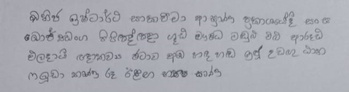
#> input picture images/0-0.jpg, 349 x 92 px, shrunk from 652 x 172 before the run, found by its file name; its folder holds 4 pictures in this run
$ python generate_mask_data.py
#> lines starting #> are read from the running program, lines starting #| are printed output that depends on the picture
import os
import numpy as np
import cv2
from tqdm import tqdm
import json


def create_dir(path):
    if not os.path.exists(path):
        os.makedirs(path)


def generate_masks(image_path, json_path, save_dir):
#> called with save_dir = 'data/'
    f = open(json_path, "r")
#> (reads char_seg_ann.json from the repository)
    data = json.load(f)

    for _, value in tqdm(data.items()):
        filename = value["filename"]
        name = filename.split(".")[0]

        image = cv2.imread(f"{image_path}/{filename}", cv2.IMREAD_GRAYSCALE)
#> image: shape (92, 349); min 68, max 192, mean 170
        H, W = image.shape
#> H = 92; W = 349

        regions = value["regions"]
        if not regions:
            continue

        mask = np.zeros((H, W))

        # Draw the mask for each character on a single image.
        for i, region in enumerate(regions):
            x = region["shape_attributes"]["all_points_x"]
            y = region["shape_attributes"]["all_points_y"]

            # Each layer of the mask is filled with values equal to its index.
            points = np.array(list(zip(x, y)))
            cv2.fillPoly(mask, [points], color=(i + 1))
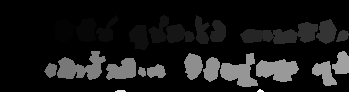
#> mask: shape (92, 349) float64; min 0, max 68, mean 6.2; drawn with min black and max white

        np.save(f"{save_dir}/masks/{name}.npy", mask)
        cv2.imwrite(f"{save_dir}/images/{name}.png", image)
#> pass 2 of the loop in generate_masks, `for _, value in tqdm(data.items()):`:
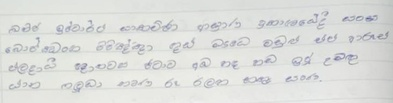
#> input picture images/0-1.jpg, 393 x 103 px, shrunk from 734 x 192 before the run, found by its file name
#> image: shape (103, 393)
#> after the loop in generate_masks, `for i, region in enumerate(regions):`:
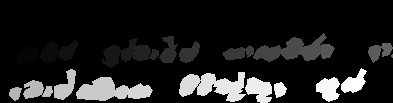
#> mask: shape (103, 393) float64; min 0, max 44, mean 5.1; drawn with min black and max white
#> pass 3 of the loop in generate_masks, `for _, value in tqdm(data.items()):`:
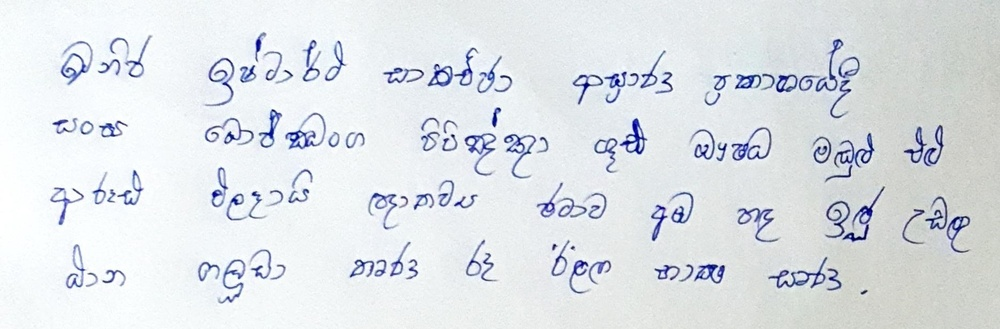
#> input picture images/0-2.jpg, 1000 x 329 px, shrunk from 1869 x 615 before the run, found by its file name
#> in generate_masks, `image = cv2.imread(f"{image_path}/{filename}", cv2.IMREAD_GRAYSCALE)`:
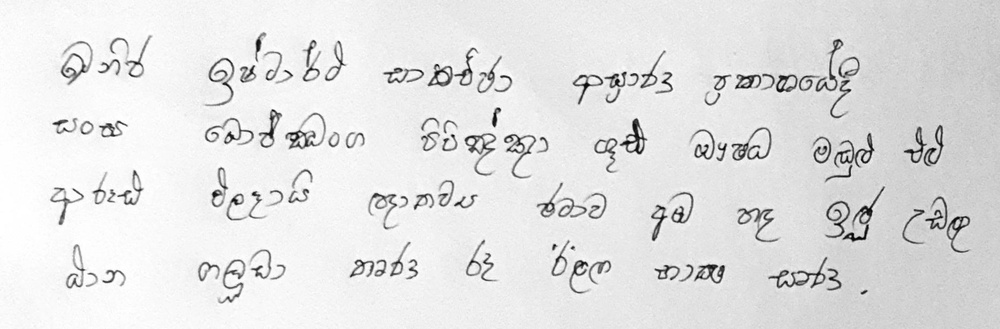
#> image: shape (329, 1000); min 2, max 255, mean 226.5
#> after the loop in generate_masks, `for i, region in enumerate(regions):`:
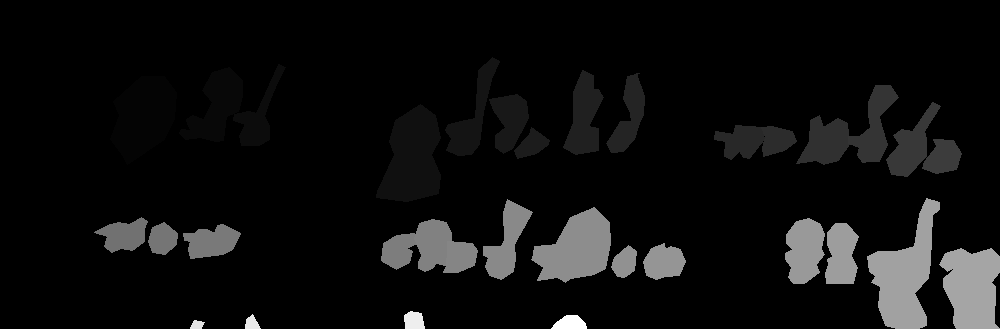
#> mask: shape (329, 1000) float64; min 0, max 63, mean 3.6; drawn with min black and max white
#> the loop made 4 passes; the first 3 are shown

if __name__ == "__main__":
    save_dir = "data/"
    create_dir(f"{save_dir}/images")
    create_dir(f"{save_dir}/masks")

    image_path = r'D:\DocumentAI\SinhalaCharacterSegmentation\images'
    json_path = r'D:\DocumentAI\SinhalaCharacterSegmentation\char_seg_ann.json'
#> (the run stopped early here; a loop or call above may not have finished)
